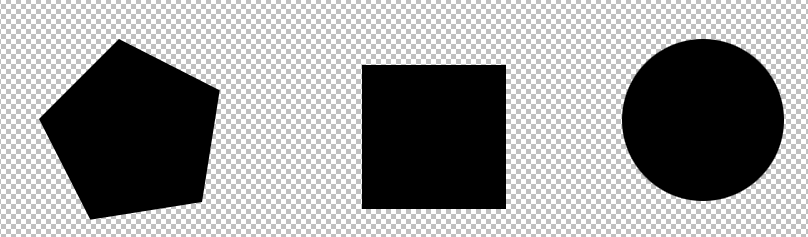
#> input picture shapes.jpg, 808 x 237 px
$ python template_matching_test.py
#> lines starting #> are read from the running program, lines starting #| are printed output that depends on the picture; after the words box and inside, x2 and y2 are one past the last pixel; in counts of white or black regions, pixels touching at a corner belong together; pictures that were not available may be replaced by others from this repository, and a replacement may not be noted
import cv2
import numpy as np

def match(matchvalue):
    img2 = img.copy()

    result = cv2.matchTemplate(img,template,matchvalue)

    cv2.normalize(result,result,0,255,cv2.NORM_MINMAX)

    mini,maxi,(mx,my),(Mx,My) = cv2.minMaxLoc(result)    # We find minimum and maximum value locations in result

    if matchvalue in [0,1]: # For SQDIFF and SQDIFF_NORMED, the best matches are lower values.
        MPx,MPy = mx,my
    else:                   # Other cases, best matches are higher values.
        MPx,MPy = Mx,My

    # Normed methods give better results, ie matchvalue = [1,3,5], others sometimes shows errors
    cv2.rectangle(img2, (MPx,MPy),(MPx+tcols,MPy+trows),(0,0,255),2)

    cv2.imshow('input',img2)
    cv2.imshow('output',result)

img = cv2.imread('shapes.jpg')
#> img is the input picture: shape (237, 808, 3); min 0, max 255, mean 149.6
template = cv2.imread('template.jpg')
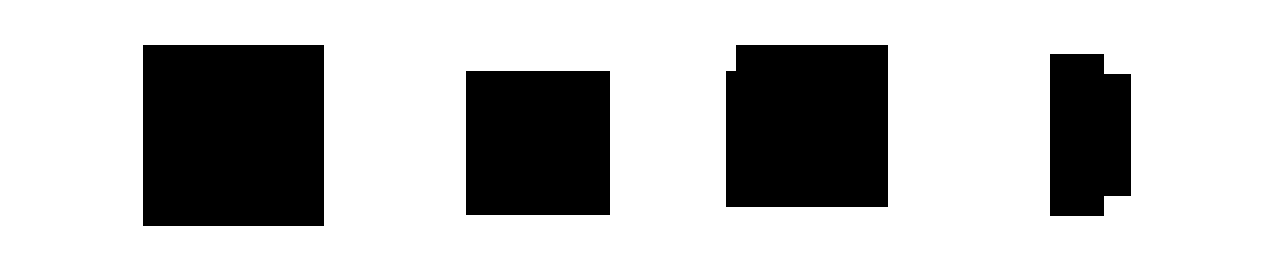
#> input picture shapes.png, 1280 x 260 px, given in place of template.jpg, which was not available
#> template is the input picture: shape (260, 1280, 3); 72.5% white; 4 black regions, box (x1, y1, x2, y2) and area: (143, 45, 324, 226) 32761, (726, 45, 888, 207) 25984, (466, 71, 610, 215) 20736, (1050, 54, 1131, 216) 12042

trows,tcols = template.shape[:2]    # template rows and cols
#> trows = 260; tcols = 1280

cv2.namedWindow('input')

matchvalue = 0
max_Trackbar = 5

cv2.createTrackbar('method','input',matchvalue,max_Trackbar,match)

match(0)
#> in match, `result = cv2.matchTemplate(img,template,matchvalue)`:
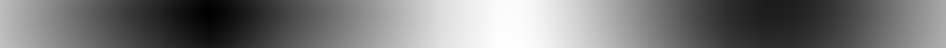
#> result: shape (24, 473) float32 (shown 2 times larger); min 3.11e+09, max 1.99e+10, mean 1.11e+10; drawn with min black and max white
#> in match, `mini,maxi,(mx,my),(Mx,My) = cv2.minMaxLoc(result)`: mini = -1.49e-06; maxi = 255; mx = 104; my = 6; Mx = 254; My = 23
#> in match, `MPx,MPy = mx,my`: MPx = 104; MPy = 6
#> in match, `cv2.rectangle(img2, (MPx,MPy),(MPx+tcols,MPy+trows),(0,0,255),2)`:
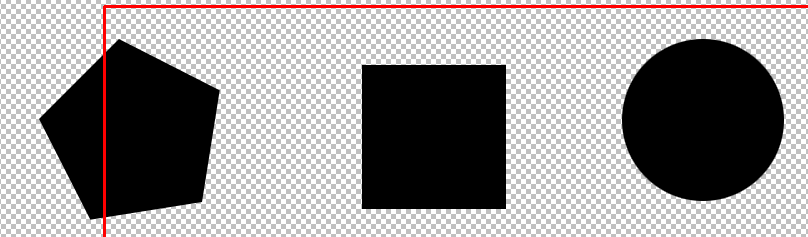
#> img2: shape (237, 808, 3); 1.46% of pixels changed, all inside (x1, y1, x2, y2) = (103, 5, 808, 237)

if cv2.waitKey(0) == 27:
#> (key Esc is pressed here)
    cv2.destroyAllWindows()
